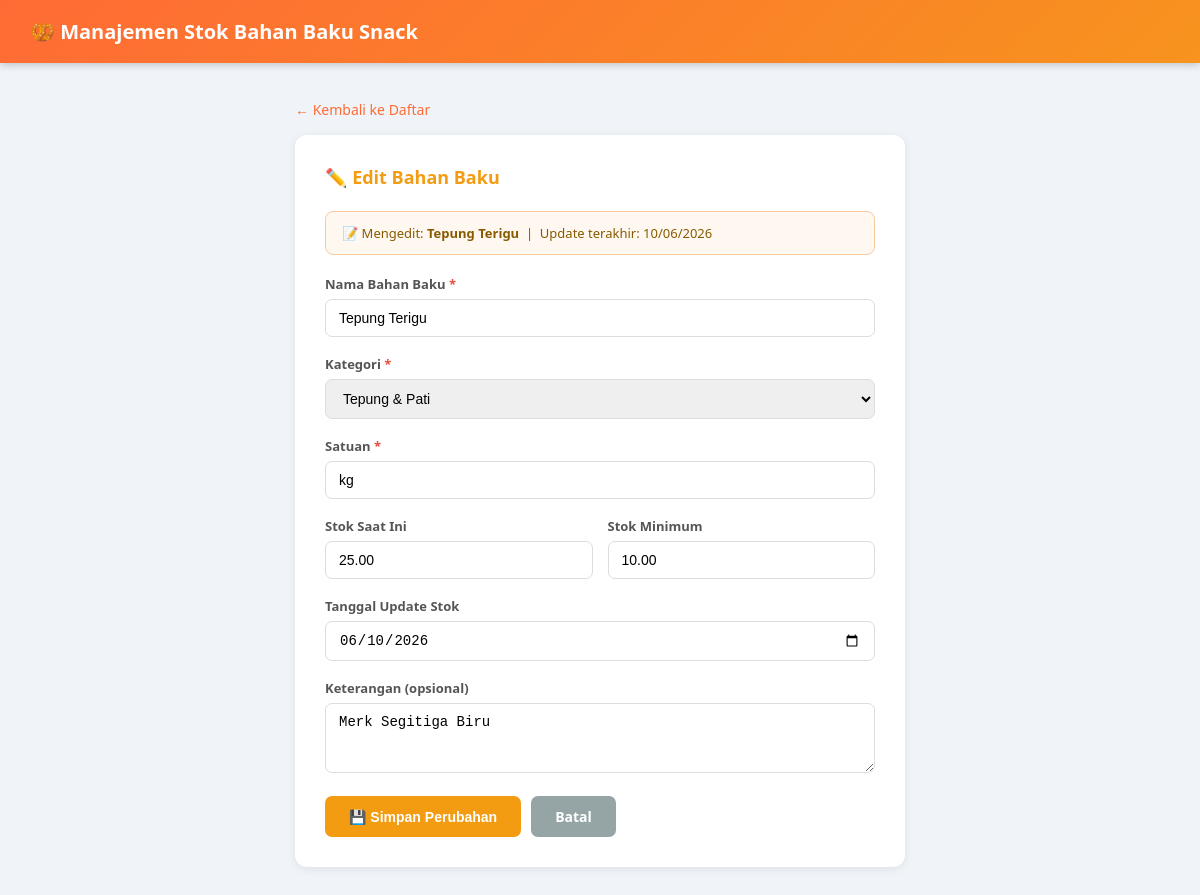
Page /update.php?id=1 on the committed database.
### tables this page shows
CREATE TABLE IF NOT EXISTS bahan_baku (
    id_bahan INT AUTO_INCREMENT PRIMARY KEY,
    id_kategori INT NOT NULL,
    nama_bahan VARCHAR(150) NOT NULL,
    satuan VARCHAR(20) NOT NULL,
    stok_saat_ini DECIMAL(10,2) DEFAULT 0,
    stok_minimum DECIMAL(10,2) DEFAULT 0,
    tanggal_update DATE,
    keterangan TEXT,
    FOREIGN KEY (id_kategori) REFERENCES kategori_bahan(id_kategori) ON DELETE CASCADE,
    created_at TIMESTAMP DEFAULT CURRENT_TIMESTAMP
);

CREATE TABLE IF NOT EXISTS kategori_bahan (
    id_kategori INT AUTO_INCREMENT PRIMARY KEY,
    nama_kategori VARCHAR(100) NOT NULL,
    keterangan TEXT,
    created_at TIMESTAMP DEFAULT CURRENT_TIMESTAMP
);

### update.php (the view, shortened to what this page needs)
<?php
require_once 'db.php';
$id = (int) ($_GET['id'] ?? 0);
$sql_get  = "SELECT * FROM bahan_baku WHERE id_bahan = $id";
$result   = mysqli_query($conn, $sql_get);
$bahan    = mysqli_fetch_assoc($result);
$kategori_list = mysqli_query($conn, "SELECT * FROM kategori_bahan ORDER BY nama_kategori");
?>
<!DOCTYPE html>
<html lang="id">
<head>
</head>
<body>
<header>
    <h1>🥨 Manajemen Stok Bahan Baku Snack</h1>
</header>
<div class="container">
    <div style="margin-bottom: 15px;">
        <a href="index.php" style="color:#ff6b35; text-decoration:none; font-size:14px;">← Kembali ke Daftar</a>
    </div>
    <div class="card">
        <h2>✏️ Edit Bahan Baku</h2>
        <div class="stok-info">
            📝 Mengedit: <strong><?= htmlspecialchars($bahan['nama_bahan']) ?></strong>
            &nbsp;|&nbsp; Update terakhir: <?= $bahan['tanggal_update'] ? date('d/m/Y', strtotime($bahan['tanggal_update'])) : '-' ?>
        </div>
        <form method="POST">
            <div class="form-group">
                <label>Nama Bahan Baku <span>*</span></label>
                <input type="text" name="nama_bahan"
                       value="<?= htmlspecialchars($bahan['nama_bahan']) ?>">
            </div>
            <div class="form-group">
                <label>Kategori <span>*</span></label>
                <select name="id_kategori">
                    <?php while ($kat = mysqli_fetch_assoc($kategori_list)): ?>
                    <option value="<?= $kat['id_kategori'] ?>"
                        <?= ($bahan['id_kategori'] == $kat['id_kategori']) ? 'selected' : '' ?>>
                        <?= htmlspecialchars($kat['nama_kategori']) ?>
                    </option>
                    <?php endwhile; ?>
                </select>
            </div>
            <div class="form-group">
                <label>Satuan <span>*</span></label>
                <input type="text" name="satuan"
                       value="<?= htmlspecialchars($bahan['satuan']) ?>">
            </div>
            <div class="row">
                <div class="form-group">
                    <label>Stok Saat Ini</label>
                    <input type="number" name="stok_saat_ini" step="0.01" min="0"
                           value="<?= $bahan['stok_saat_ini'] ?>">
                </div>
                <div class="form-group">
                    <label>Stok Minimum</label>
                    <input type="number" name="stok_minimum" step="0.01" min="0"
                           value="<?= $bahan['stok_minimum'] ?>">
                </div>
            </div>
            <div class="form-group">
                <label>Tanggal Update Stok</label>
                <input type="date" name="tanggal_update"
                       value="<?= $bahan['tanggal_update'] ?? date('Y-m-d') ?>">
            </div>
            <div class="form-group">
                <label>Keterangan (opsional)</label>
                <textarea name="keterangan" rows="3"><?= htmlspecialchars($bahan['keterangan'] ?? '') ?></textarea>
            </div>
            <div style="display:flex; gap:10px; margin-top:10px;">
                <button type="submit" class="btn btn-warning">💾 Simpan Perubahan</button>
                <a href="index.php" class="btn btn-secondary">Batal</a>
            </div>
        </form>
    </div>
</div>
</body>
</html>

### update.php (style rules this page uses)
* { margin: 0; padding: 0; box-sizing: border-box; }
body { font-family: 'Segoe UI', sans-serif; background: #f0f4f8; color: #333; }
header { background: linear-gradient(135deg, #ff6b35, #f7931e); color: white; padding: 18px 30px; box-shadow: 0 2px 8px rgba(0,0,0,0.2); }
header h1 { font-size: 20px; }
.container { max-width: 650px; margin: 35px auto; padding: 0 20px; }
.card { background: white; border-radius: 12px; padding: 30px; box-shadow: 0 2px 10px rgba(0,0,0,0.08); }
.card h2 { font-size: 18px; margin-bottom: 22px; color: #f39c12; }
.form-group { margin-bottom: 18px; }
label { display: block; font-size: 13px; font-weight: 600; color: #555; margin-bottom: 6px; }
label span { color: #e74c3c; }
input[type="text"], input[type="number"], input[type="date"], select, textarea { width: 100%; padding: 10px 13px; border: 1.5px solid #ddd; border-radius: 7px; font-size: 14px; outline: none; transition: border 0.2s; }
.row { display: flex; gap: 15px; }
.row .form-group { flex: 1; }
.btn { display: inline-block; padding: 11px 24px; border-radius: 7px; font-size: 14px; font-weight: 600; cursor: pointer; border: none; text-decoration: none; transition: opacity 0.2s; }
.btn-warning { background: #f39c12; color: white; }
.btn-secondary { background: #95a5a6; color: white; }
.stok-info { background: #fff8f0; border: 1px solid #f7cca0; border-radius: 8px; padding: 12px 16px; font-size: 13px; color: #875a00; margin-bottom: 20px; }

### rows in the picture
bahan_baku: nama_bahan "Tepung Terigu", tanggal_update "10/06/2026", id_kategori "Tepung & Pati", satuan "kg", stok_saat_ini "25.00", stok_minimum "10.00", tanggal_update "06/10/2026", keterangan "Merk Segitiga Biru"
